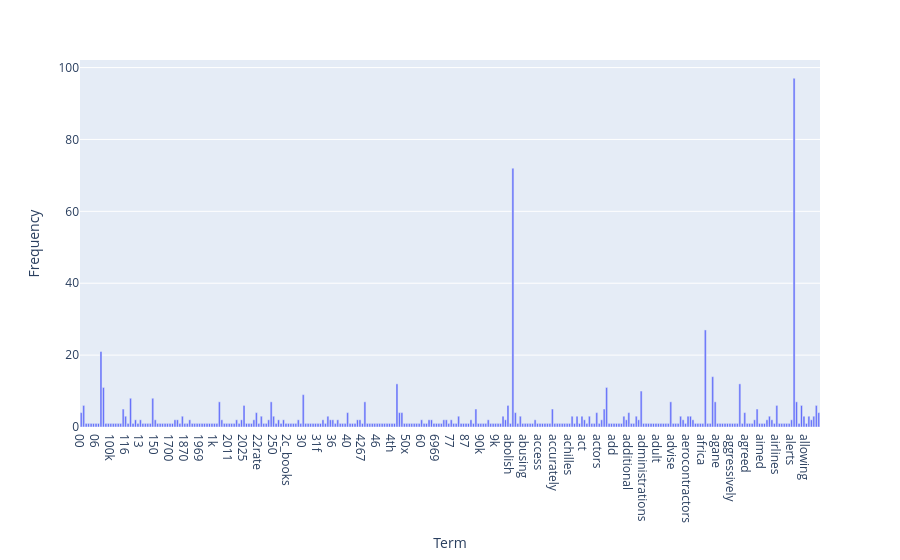

Notebook code for this chart:
### Code cell
# Exercise 12:
import plotly.express as px

fig = px.bar(
    x=count_vect.get_feature_names_out()[:300],
    y=term_frequencies[:300],
    labels={'x': 'Term', 'y': 'Frequency'},
)
fig.show()

### Figure 1 — Plotly figure (JSON) as saved in the notebook; plotly's stock layout.template omitted (floating-point values rounded to 4 significant figures; data arrays with more than 128 entries replaced by an {"elided": "..."} marker saying what was removed)
{"data": [{"hovertemplate": "Term=%{x}<br>Frequency=%{y}<extra></extra>", "legendgroup": "", "marker": {"color": "#636efa", "pattern": {"shape": ""}}, "name": "", "orientation": "v", "showlegend": false, "textposition": "auto", "type": "bar", "x": {"elided": "300 str values"}, "xaxis": "x", "y": {"elided": "300 int values"}, "yaxis": "y"}], "layout": {"barmode": "relative", "legend": {"tracegroupgap": 0}, "margin": {"t": 60}, "xaxis": {"anchor": "y", "domain": [0, 1], "title": {"text": "Term"}}, "yaxis": {"anchor": "x", "domain": [0, 1], "title": {"text": "Frequency"}}}}
